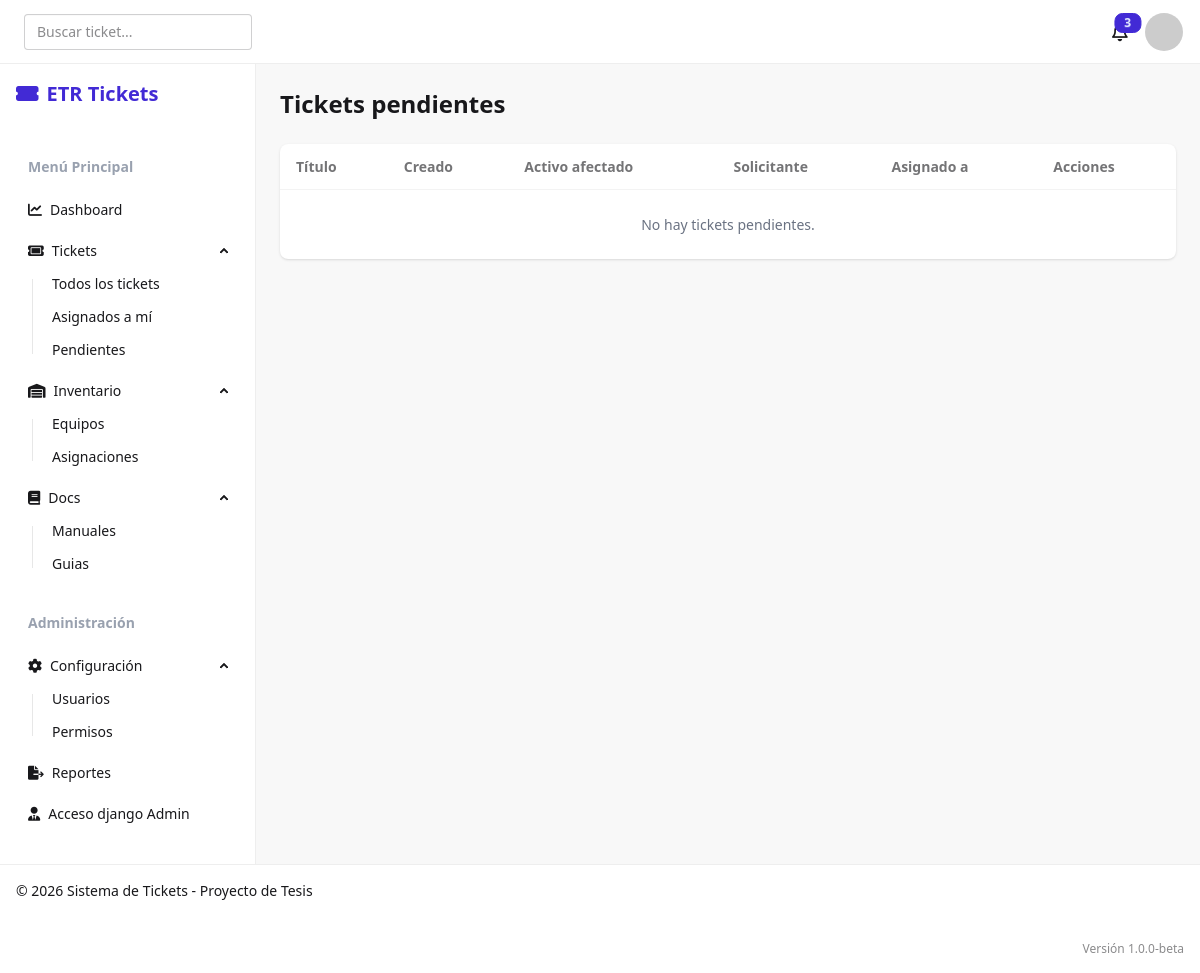
Page /tickets/pending/ on the earlier database version.
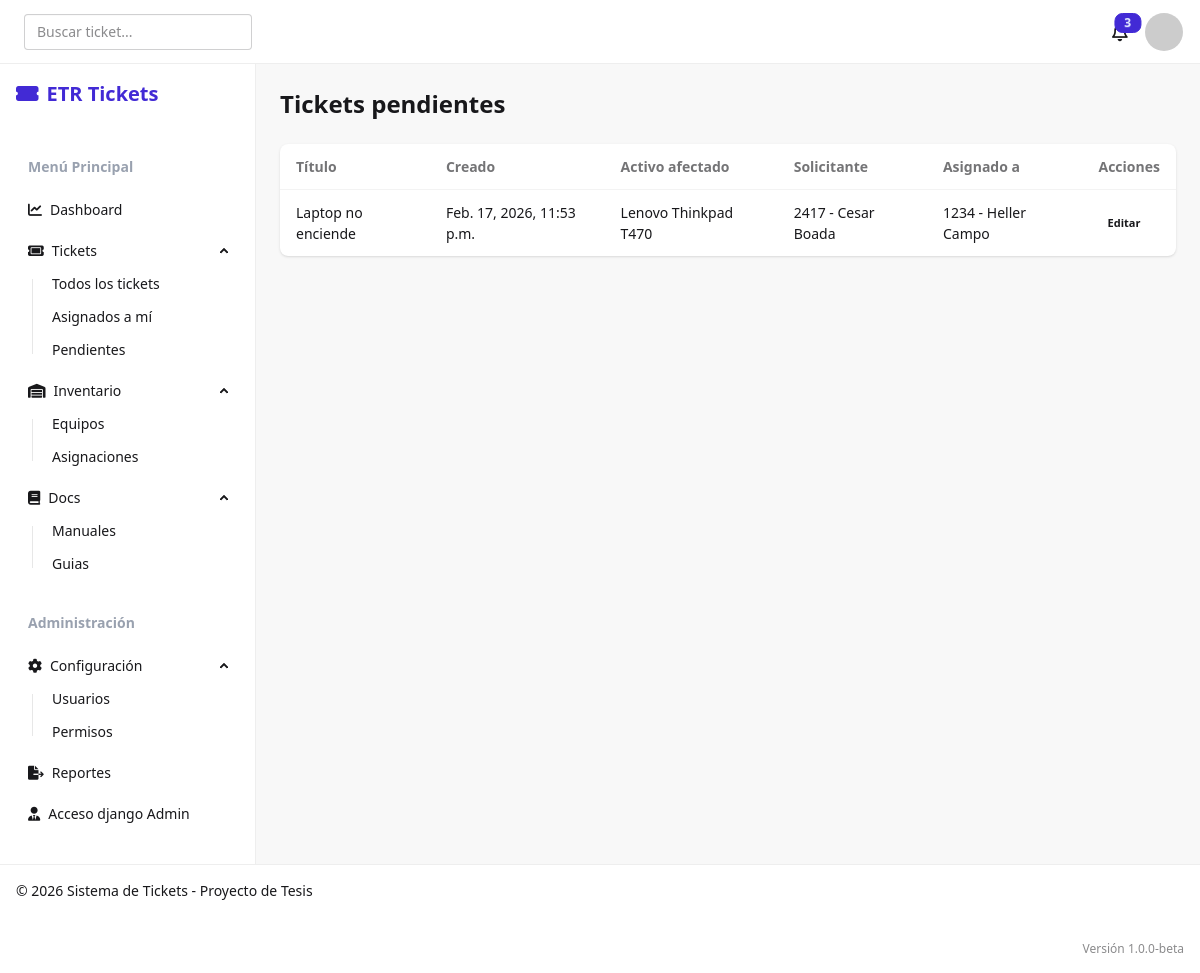
Same page on the later database version.
### tickets/models.py (models this page shows, shortened)
class tickets(models.Model):
    codigo_ticket = models.CharField(max_length=30, unique=True)
    titulo = models.CharField(max_length=150)
    descripcion = models.TextField()
    prioridad = models.ForeignKey(
        matriz_prioridad,
        on_delete=models.PROTECT,
        to_field='prioridad',
        db_column='prioridad',
        related_name='tickets',
        default='N/A',
    )
    ESTADO_TYPES = [
        ('Pendiente', 'Pendiente'),
        ('En Progreso', 'En Progreso'),
        ('Resuelto', 'Resuelto'),
        ('Cerrado', 'Cerrado'),
    ]
    estado = models.CharField(max_length=30, default='Pendiente', choices=ESTADO_TYPES)
    solicitante = models.ForeignKey(
        'users.usuario',
        on_delete=models.PROTECT,
        to_field='ID_empleado',
        db_column='solicitante',
        related_name='tickets_solicitados',
    )
    usuario = models.ForeignKey(
        'users.usuario',
        on_delete=models.PROTECT,
        to_field='ID_empleado',
        db_column='usuario',
        related_name='tickets_asignados',
        null=True,
        blank=True,
    )
    activo_afectado = models.ForeignKey(
        'inventory.activos',
        on_delete=models.CASCADE,
        to_field='codigo',
        db_column='activo_afectado',
        related_name='tickets_afectados',
        limit_choices_to={'estado': 'activo'},
)
    fecha_creacion = models.DateTimeField(auto_now_add=True)
    fecha_resolucion = models.DateTimeField(null=True, blank=True)

### inventory/models.py (models this page shows)
class activos(models.Model):
    codigo = models.CharField(max_length=50, primary_key=True)
    categoria = models.ForeignKey(
        activos_categoria,
        on_delete=models.PROTECT,
        to_field='nombre',
        db_column='categoria',
        related_name='activos',
    )
    marca = models.CharField(max_length=50)
    modelo = models.CharField(max_length=50)
    serial = models.CharField(max_length=50, unique=True)
    sede = models.ForeignKey(
        'users.sede',
        on_delete=models.PROTECT,
        to_field='codigo',
        related_name='activos',
    )
    usuario_asignado = models.ForeignKey(
        'users.usuario',
        on_delete=models.SET_NULL,
        null=True,
        blank=True,
        related_name='activos_asignados',
        to_field='ID_empleado',
        db_column='usuario_asignado'
    )
    departamento = models.ForeignKey(
        'users.departamento',
        on_delete=models.PROTECT,
        to_field='nombre',
        db_column='departamento',
        related_name='activos'
    )
    estado = models.CharField(max_length=50) #'Activo', 'Inactivo', 'Dado de baja'
    verbose_name_plural = "activos"
    def __str__(self):
        return f"{self.marca} {self.modelo}"

### users/models.py (models this page shows)
class usuario(AbstractUser):
    validador_empleado = RegexValidator(
        regex=r'^\d{4}',
        message="el numero de empleado debe tener 4 digitos"
    )
    ID_empleado = models.CharField(
        max_length=4,
        unique=True,
        validators=[validador_empleado],
        help_text="ID de empleado de 4 digitos",
        default="0000"
    )
    USERNAME_FIELD = 'ID_empleado'
    departamento = models.ForeignKey(
        'departamento',
        on_delete=models.SET_NULL,
        null=True,
        related_name='usuarios'
        )
    sede = models.ForeignKey(
        'sede',
        on_delete=models.SET_NULL,
        null=True,
        related_name='usuarios'
        )
    REQUIRED_FIELDS = ['username', 'email']
    def __str__(self):
        return f"{self.ID_empleado} - {self.get_full_name()}"

### tickets/views.py (the view)
# urls.py: path('pending/', views.tickets_view_pending, name='tickets_view_pending'),
def tickets_view_pending(request):
    tickets_pendientes = tickets.objects.select_related('activo_afectado', 'prioridad', 'solicitante', 'usuario').filter(
        estado__iexact='pendiente'
    ).order_by('-fecha_creacion')
    return render(request, 'tickets_view_pending.html', {'tickets': tickets_pendientes})

### tickets/templates/tickets_view_pending.html (shortened to what this page needs)
{% extends 'base.html' %}
{% block content %}
<div class="space-y-6">
    <div>
        <h1 class="text-2xl font-bold">Tickets pendientes</h1>
    </div>
    <div class="overflow-x-auto bg-base-100 rounded-lg shadow">
        <table class="table w-full">
            <thead>
                <tr>
                    <th>Título</th>
                    <th>Creado</th>
                    <th>Activo afectado</th>
                    <th>Solicitante</th>
                    <th>Asignado a</th>
                    <th>Acciones</th>
                </tr>
            </thead>
            <tbody>
                {% for ticket in tickets %}
                    <tr>
                        <td>{{ ticket.titulo }}</td>
                        <td>{{ ticket.fecha_creacion }}</td>
                        <td>{{ ticket.activo_afectado }}</td>
                        <td>{{ ticket.solicitante }}</td>
                        <td>{{ ticket.usuario|default:'Sin asignar' }}</td>
                        <td><a href="{% url 'tickets_edit' ticket.id %}" class="btn btn-ghost btn-xs">Editar</a></td>
                    </tr>
                {% empty %}
                    <tr>
                        <td colspan="6" class="text-center text-gray-500 py-6">No hay tickets pendientes.</td>
                    </tr>
                {% endfor %}
            </tbody>
        </table>
    </div>
</div>
{% endblock %}

Differences in the rows shown:
added tickets: titulo "Laptop no enciende", fecha_creacion "Feb. 17, 2026, 11:53 p.m.", activo_afectado "Lenovo Thinkpad T470", solicitante "2417 - Cesar Boada", usuario "1234 - Heller Campo"
Other differences:
text no longer shown: "No hay tickets pendientes."
